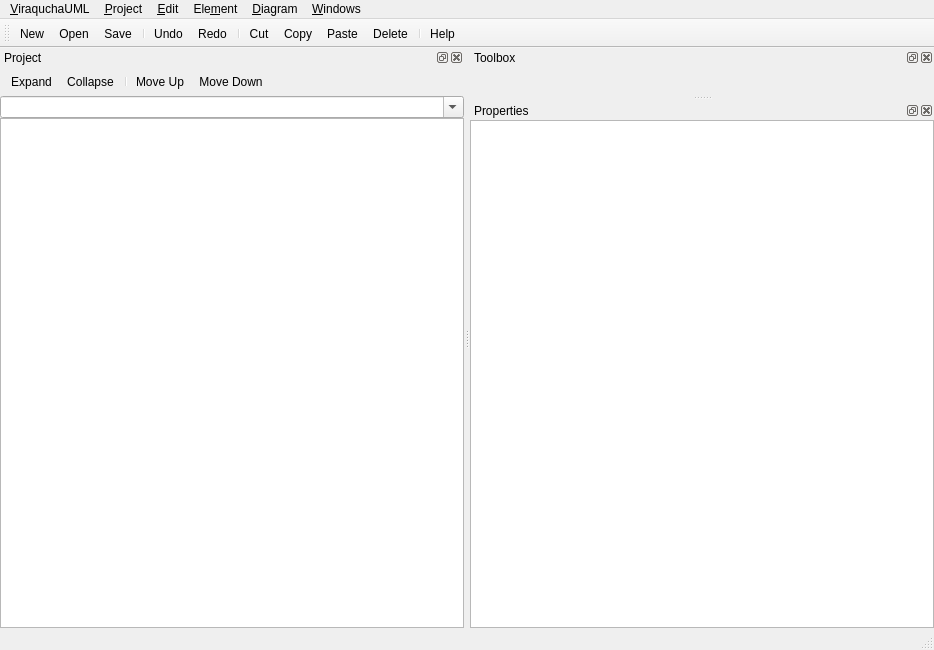
<?xml version="1.0" encoding="UTF-8"?>
<ui version="4.0">
 <class>MainWindowClass</class>
 <widget class="QMainWindow" name="MainWindowClass">
  <property name="geometry">
   <rect>
    <x>0</x>
    <y>0</y>
    <width>934</width>
    <height>650</height>
   </rect>
  </property>
  <property name="windowTitle">
   <string>ViraquchaUML</string>
  </property>
  <property name="windowIcon">
   <iconset resource="../GuiResources/GuiResources.qrc">
    <normaloff>:/images/appicon_16x16.png</normaloff>:/images/appicon_16x16.png</iconset>
  </property>
  <property name="locale">
   <locale language="English" country="UnitedKingdom"/>
  </property>
  <widget class="QTabWidget" name="centralWidget">
   <property name="tabsClosable">
    <bool>true</bool>
   </property>
   <property name="movable">
    <bool>true</bool>
   </property>
  </widget>
  <widget class="QMenuBar" name="menuBar">
   <property name="geometry">
    <rect>
     <x>0</x>
     <y>0</y>
     <width>934</width>
     <height>30</height>
    </rect>
   </property>
   <widget class="QMenu" name="menuApplication">
    <property name="locale">
     <locale language="English" country="UnitedKingdom"/>
    </property>
    <property name="title">
     <string>&amp;ViraquchaUML</string>
    </property>
    <addaction name="actionHelp"/>
    <addaction name="actionAbout"/>
    <addaction name="separator"/>
    <addaction name="actionPreferences"/>
    <addaction name="separator"/>
    <addaction name="actionExit"/>
   </widget>
   <widget class="QMenu" name="menuProject">
    <property name="locale">
     <locale language="English" country="UnitedKingdom"/>
    </property>
    <property name="title">
     <string>&amp;Project</string>
    </property>
    <addaction name="actionNew"/>
    <addaction name="separator"/>
    <addaction name="actionOpen"/>
    <addaction name="actionSave"/>
    <addaction name="actionSaveAs"/>
    <addaction name="actionClose"/>
    <addaction name="separator"/>
    <addaction name="actionImport"/>
    <addaction name="actionExport"/>
    <addaction name="separator"/>
    <addaction name="actionSettings"/>
    <addaction name="separator"/>
    <addaction name="actionRecentlyUsed"/>
   </widget>
   <widget class="QMenu" name="menuEdit">
    <property name="locale">
     <locale language="English" country="UnitedKingdom"/>
    </property>
    <property name="title">
     <string>&amp;Edit</string>
    </property>
    <addaction name="actionUndo"/>
    <addaction name="actionRedo"/>
    <addaction name="separator"/>
    <addaction name="actionCut"/>
    <addaction name="actionCopy"/>
    <addaction name="actionPaste"/>
    <addaction name="actionDelete"/>
    <addaction name="separator"/>
    <addaction name="actionProperties"/>
   </widget>
   <widget class="QMenu" name="menuDiagram">
    <property name="title">
     <string>&amp;Diagram</string>
    </property>
    <widget class="QMenu" name="menuSaveImage">
     <property name="title">
      <string>Save Image</string>
     </property>
     <addaction name="actionSaveToClipboard"/>
     <addaction name="actionSaveToFile"/>
    </widget>
    <addaction name="actionOpenDiagram"/>
    <addaction name="separator"/>
    <addaction name="actionAlign"/>
    <addaction name="separator"/>
    <addaction name="actionZoomIn"/>
    <addaction name="actionZoomOut"/>
    <addaction name="separator"/>
    <addaction name="actionShowGrid"/>
    <addaction name="separator"/>
    <addaction name="menuSaveImage"/>
   </widget>
   <widget class="QMenu" name="menuElement">
    <property name="title">
     <string>Ele&amp;ment</string>
    </property>
    <widget class="QMenu" name="menuAddElement">
     <property name="title">
      <string>Add &amp;Element</string>
     </property>
     <addaction name="actionAddClass"/>
     <addaction name="actionAddInterface"/>
     <addaction name="actionAddDatatype"/>
     <addaction name="actionAddEnumeration"/>
     <addaction name="actionAddPrimitive"/>
     <addaction name="actionAddSignal"/>
    </widget>
    <widget class="QMenu" name="menuAdd_Feature">
     <property name="title">
      <string>Add &amp;Feature</string>
     </property>
     <addaction name="actionAddAttribute"/>
     <addaction name="actionAddOperation"/>
    </widget>
    <addaction name="actionAddDiagram"/>
    <addaction name="menuAddElement"/>
    <addaction name="menuAdd_Feature"/>
    <addaction name="actionAddModel"/>
    <addaction name="actionAddPackage"/>
   </widget>
   <widget class="QMenu" name="menuWindows">
    <property name="title">
     <string>&amp;Windows</string>
    </property>
    <addaction name="actionViewProject"/>
    <addaction name="actionViewToolbox"/>
    <addaction name="actionViewProperties"/>
    <addaction name="separator"/>
    <addaction name="actionStartPage"/>
   </widget>
   <addaction name="menuApplication"/>
   <addaction name="menuProject"/>
   <addaction name="menuEdit"/>
   <addaction name="menuElement"/>
   <addaction name="menuDiagram"/>
   <addaction name="menuWindows"/>
  </widget>
  <widget class="QToolBar" name="mainToolBar">
   <property name="iconSize">
    <size>
     <width>16</width>
     <height>16</height>
    </size>
   </property>
   <property name="toolButtonStyle">
    <enum>Qt::ToolButtonIconOnly</enum>
   </property>
   <attribute name="toolBarArea">
    <enum>TopToolBarArea</enum>
   </attribute>
   <attribute name="toolBarBreak">
    <bool>false</bool>
   </attribute>
   <addaction name="actionNew"/>
   <addaction name="actionOpen"/>
   <addaction name="actionSave"/>
   <addaction name="separator"/>
   <addaction name="actionUndo"/>
   <addaction name="actionRedo"/>
   <addaction name="separator"/>
   <addaction name="actionCut"/>
   <addaction name="actionCopy"/>
   <addaction name="actionPaste"/>
   <addaction name="actionDelete"/>
   <addaction name="separator"/>
   <addaction name="actionHelp"/>
  </widget>
  <widget class="QStatusBar" name="statusBar"/>
  <widget class="QDockWidget" name="projDock">
   <property name="windowTitle">
    <string>Project</string>
   </property>
   <attribute name="dockWidgetArea">
    <number>1</number>
   </attribute>
   <widget class="QWidget" name="projDockLayout">
    <layout class="QVBoxLayout" name="verticalLayout">
     <property name="spacing">
      <number>0</number>
     </property>
     <property name="leftMargin">
      <number>0</number>
     </property>
     <property name="topMargin">
      <number>0</number>
     </property>
     <property name="rightMargin">
      <number>0</number>
     </property>
     <property name="bottomMargin">
      <number>0</number>
     </property>
     <item>
      <widget class="QToolBar" name="projToolBar">
       <property name="iconSize">
        <size>
         <width>16</width>
         <height>16</height>
        </size>
       </property>
       <addaction name="actionExpand"/>
       <addaction name="actionCollapse"/>
       <addaction name="separator"/>
       <addaction name="actionMoveUp"/>
       <addaction name="actionMoveDown"/>
      </widget>
     </item>
     <item>
      <widget class="QComboBox" name="filterCombo">
       <property name="editable">
        <bool>true</bool>
       </property>
       <property name="currentText">
        <string/>
       </property>
       <property name="frame">
        <bool>true</bool>
       </property>
      </widget>
     </item>
     <item>
      <widget class="ProjectTreeView" name="projTreeView">
       <property name="contextMenuPolicy">
        <enum>Qt::CustomContextMenu</enum>
       </property>
       <property name="headerHidden">
        <bool>true</bool>
       </property>
      </widget>
     </item>
    </layout>
   </widget>
  </widget>
  <widget class="QDockWidget" name="toolDock">
   <property name="windowTitle">
    <string>Toolbox</string>
   </property>
   <attribute name="dockWidgetArea">
    <number>2</number>
   </attribute>
   <widget class="QToolBox" name="toolBox">
    <property name="currentIndex">
     <number>-1</number>
    </property>
   </widget>
  </widget>
  <widget class="QDockWidget" name="propDock">
   <property name="windowTitle">
    <string>Properties</string>
   </property>
   <attribute name="dockWidgetArea">
    <number>2</number>
   </attribute>
   <widget class="QTreeView" name="propTable"/>
  </widget>
  <action name="actionHelp">
   <property name="icon">
    <iconset resource="../GuiResources/GuiResources.qrc">
     <normaloff>:/images/help_16x16.png</normaloff>:/images/help_16x16.png</iconset>
   </property>
   <property name="text">
    <string>Help...</string>
   </property>
   <property name="toolTip">
    <string>Show online help</string>
   </property>
   <property name="statusTip">
    <string>Show online help</string>
   </property>
  </action>
  <action name="actionAbout">
   <property name="text">
    <string>About...</string>
   </property>
   <property name="toolTip">
    <string>Shows the About dialog</string>
   </property>
   <property name="statusTip">
    <string>Show About dialog</string>
   </property>
  </action>
  <action name="actionPreferences">
   <property name="text">
    <string>Preferences...</string>
   </property>
   <property name="toolTip">
    <string>Opens the Preferences dialog</string>
   </property>
   <property name="statusTip">
    <string>Edit preferences</string>
   </property>
  </action>
  <action name="actionExit">
   <property name="icon">
    <iconset resource="../GuiResources/GuiResources.qrc">
     <normaloff>:/images/exit_16x16.png</normaloff>:/images/exit_16x16.png</iconset>
   </property>
   <property name="text">
    <string>Exit</string>
   </property>
   <property name="toolTip">
    <string>Exit ViraquchaUML</string>
   </property>
   <property name="statusTip">
    <string>Exit</string>
   </property>
  </action>
  <action name="actionNew">
   <property name="icon">
    <iconset resource="../GuiResources/GuiResources.qrc">
     <normaloff>:/images/new_16x16.png</normaloff>:/images/new_16x16.png</iconset>
   </property>
   <property name="text">
    <string>New...</string>
   </property>
   <property name="toolTip">
    <string>Create new project</string>
   </property>
   <property name="statusTip">
    <string>Create new project</string>
   </property>
   <property name="shortcut">
    <string>Ctrl+N</string>
   </property>
  </action>
  <action name="actionOpen">
   <property name="icon">
    <iconset resource="../GuiResources/GuiResources.qrc">
     <normaloff>:/images/open_16x16.png</normaloff>:/images/open_16x16.png</iconset>
   </property>
   <property name="text">
    <string>Open...</string>
   </property>
   <property name="toolTip">
    <string>Open existing project</string>
   </property>
   <property name="statusTip">
    <string>Open existing project</string>
   </property>
   <property name="shortcut">
    <string>Ctrl+O</string>
   </property>
  </action>
  <action name="actionSave">
   <property name="icon">
    <iconset resource="../GuiResources/GuiResources.qrc">
     <normaloff>:/images/save_16x16.png</normaloff>:/images/save_16x16.png</iconset>
   </property>
   <property name="text">
    <string>Save...</string>
   </property>
   <property name="toolTip">
    <string>Save currently opened project</string>
   </property>
   <property name="statusTip">
    <string>Save project</string>
   </property>
   <property name="shortcut">
    <string>Ctrl+S</string>
   </property>
  </action>
  <action name="actionSaveAs">
   <property name="text">
    <string>Save as...</string>
   </property>
   <property name="toolTip">
    <string>Saves the currently opened project under a new name</string>
   </property>
   <property name="statusTip">
    <string>Save project under new name</string>
   </property>
  </action>
  <action name="actionClose">
   <property name="icon">
    <iconset resource="../GuiResources/GuiResources.qrc">
     <normaloff>:/images/close_16x16.png</normaloff>:/images/close_16x16.png</iconset>
   </property>
   <property name="text">
    <string>Close</string>
   </property>
   <property name="toolTip">
    <string>Closes the currently opened project</string>
   </property>
   <property name="statusTip">
    <string>Close project</string>
   </property>
  </action>
  <action name="actionImport">
   <property name="text">
    <string>Import...</string>
   </property>
   <property name="toolTip">
    <string>Imports a project from XMI</string>
   </property>
   <property name="statusTip">
    <string>Import from XMI</string>
   </property>
  </action>
  <action name="actionExport">
   <property name="text">
    <string>Export...</string>
   </property>
   <property name="toolTip">
    <string>Exports the currently opened project to XMI</string>
   </property>
   <property name="statusTip">
    <string>Export to XMI</string>
   </property>
  </action>
  <action name="actionRecentlyUsed">
   <property name="text">
    <string>Recently used</string>
   </property>
  </action>
  <action name="actionUndo">
   <property name="icon">
    <iconset resource="../GuiResources/GuiResources.qrc">
     <normaloff>:/images/undo_16x16.png</normaloff>:/images/undo_16x16.png</iconset>
   </property>
   <property name="text">
    <string>Undo</string>
   </property>
   <property name="toolTip">
    <string>Undo last action</string>
   </property>
   <property name="statusTip">
    <string>Undo last action</string>
   </property>
   <property name="shortcut">
    <string>Ctrl+Z</string>
   </property>
  </action>
  <action name="actionRedo">
   <property name="icon">
    <iconset resource="../GuiResources/GuiResources.qrc">
     <normaloff>:/images/redo_16x16.png</normaloff>:/images/redo_16x16.png</iconset>
   </property>
   <property name="text">
    <string>Redo</string>
   </property>
   <property name="toolTip">
    <string>Redo last action</string>
   </property>
   <property name="statusTip">
    <string>Redo last action</string>
   </property>
   <property name="shortcut">
    <string>Ctrl+Y</string>
   </property>
  </action>
  <action name="actionCut">
   <property name="icon">
    <iconset resource="../GuiResources/GuiResources.qrc">
     <normaloff>:/images/cut_16x16.png</normaloff>:/images/cut_16x16.png</iconset>
   </property>
   <property name="text">
    <string>Cut</string>
   </property>
   <property name="toolTip">
    <string>Cut element from project tree or diagram</string>
   </property>
   <property name="statusTip">
    <string>Cut element</string>
   </property>
   <property name="shortcut">
    <string>Ctrl+X</string>
   </property>
  </action>
  <action name="actionCopy">
   <property name="icon">
    <iconset resource="../GuiResources/GuiResources.qrc">
     <normaloff>:/images/copy_16x16.png</normaloff>:/images/copy_16x16.png</iconset>
   </property>
   <property name="text">
    <string>Copy</string>
   </property>
   <property name="toolTip">
    <string>Copy element in project tree or diagram</string>
   </property>
   <property name="statusTip">
    <string>Copy element</string>
   </property>
   <property name="shortcut">
    <string>Ctrl+C</string>
   </property>
  </action>
  <action name="actionPaste">
   <property name="icon">
    <iconset resource="../GuiResources/GuiResources.qrc">
     <normaloff>:/images/paste_16x16.png</normaloff>:/images/paste_16x16.png</iconset>
   </property>
   <property name="text">
    <string>Paste</string>
   </property>
   <property name="toolTip">
    <string>Paste element into project tree or diagram</string>
   </property>
   <property name="statusTip">
    <string>Paste element</string>
   </property>
   <property name="shortcut">
    <string>Ctrl+V</string>
   </property>
  </action>
  <action name="actionDelete">
   <property name="icon">
    <iconset resource="../GuiResources/GuiResources.qrc">
     <normaloff>:/images/remove_16x16.png</normaloff>:/images/remove_16x16.png</iconset>
   </property>
   <property name="text">
    <string>Delete</string>
   </property>
   <property name="iconText">
    <string>Delete</string>
   </property>
   <property name="toolTip">
    <string>Delete element from project tree or diagram</string>
   </property>
   <property name="statusTip">
    <string>Delete element</string>
   </property>
   <property name="shortcut">
    <string>Del</string>
   </property>
  </action>
  <action name="actionProperties">
   <property name="icon">
    <iconset resource="../GuiResources/GuiResources.qrc">
     <normaloff>:/images/edit_16x16.png</normaloff>:/images/edit_16x16.png</iconset>
   </property>
   <property name="text">
    <string>Properties...</string>
   </property>
   <property name="toolTip">
    <string>Opens the Properties dialog for a selected element for editing</string>
   </property>
   <property name="statusTip">
    <string>Edit element properties</string>
   </property>
  </action>
  <action name="actionViewProject">
   <property name="checkable">
    <bool>true</bool>
   </property>
   <property name="checked">
    <bool>true</bool>
   </property>
   <property name="text">
    <string>Project</string>
   </property>
  </action>
  <action name="actionViewToolbox">
   <property name="checkable">
    <bool>true</bool>
   </property>
   <property name="checked">
    <bool>true</bool>
   </property>
   <property name="text">
    <string>Toolbox</string>
   </property>
  </action>
  <action name="actionViewProperties">
   <property name="checkable">
    <bool>true</bool>
   </property>
   <property name="checked">
    <bool>true</bool>
   </property>
   <property name="text">
    <string>Properties</string>
   </property>
  </action>
  <action name="actionAlign">
   <property name="text">
    <string>Align</string>
   </property>
  </action>
  <action name="actionZoomIn">
   <property name="text">
    <string>Zoom in</string>
   </property>
   <property name="shortcut">
    <string>+</string>
   </property>
  </action>
  <action name="actionMoveUp">
   <property name="icon">
    <iconset resource="../GuiResources/GuiResources.qrc">
     <normaloff>:/images/moveup_16x16.png</normaloff>:/images/moveup_16x16.png</iconset>
   </property>
   <property name="text">
    <string>Move Up</string>
   </property>
   <property name="toolTip">
    <string>Move selected element up</string>
   </property>
  </action>
  <action name="actionMoveDown">
   <property name="icon">
    <iconset resource="../GuiResources/GuiResources.qrc">
     <normaloff>:/images/movedown_16x16.png</normaloff>:/images/movedown_16x16.png</iconset>
   </property>
   <property name="text">
    <string>Move Down</string>
   </property>
   <property name="toolTip">
    <string>Move selected element down</string>
   </property>
  </action>
  <action name="actionExpand">
   <property name="icon">
    <iconset resource="../GuiResources/GuiResources.qrc">
     <normaloff>:/images/expand_16x16.png</normaloff>:/images/expand_16x16.png</iconset>
   </property>
   <property name="text">
    <string>Expand</string>
   </property>
   <property name="toolTip">
    <string>Expand selected element</string>
   </property>
  </action>
  <action name="actionCollapse">
   <property name="icon">
    <iconset resource="../GuiResources/GuiResources.qrc">
     <normaloff>:/images/collapse_16x16.png</normaloff>:/images/collapse_16x16.png</iconset>
   </property>
   <property name="text">
    <string>Collapse</string>
   </property>
   <property name="toolTip">
    <string>Collapse selected element</string>
   </property>
  </action>
  <action name="actionAddClass">
   <property name="icon">
    <iconset resource="../GuiResources/GuiResources.qrc">
     <normaloff>:/images/class_16x16.png</normaloff>:/images/class_16x16.png</iconset>
   </property>
   <property name="text">
    <string>Class</string>
   </property>
   <property name="toolTip">
    <string>Add new class to the project</string>
   </property>
   <property name="statusTip">
    <string>Add new Class</string>
   </property>
  </action>
  <action name="actionAddInterface">
   <property name="icon">
    <iconset resource="../GuiResources/GuiResources.qrc">
     <normaloff>:/images/interface_16x16.png</normaloff>:/images/interface_16x16.png</iconset>
   </property>
   <property name="text">
    <string>Interface</string>
   </property>
   <property name="toolTip">
    <string>Add new interface to the project</string>
   </property>
   <property name="statusTip">
    <string>Add new Interface</string>
   </property>
  </action>
  <action name="actionAddDatatype">
   <property name="icon">
    <iconset resource="../GuiResources/GuiResources.qrc">
     <normaloff>:/images/datatype_16x16.png</normaloff>:/images/datatype_16x16.png</iconset>
   </property>
   <property name="text">
    <string>Data Type</string>
   </property>
   <property name="toolTip">
    <string>Add new data type to the project</string>
   </property>
   <property name="statusTip">
    <string>Add new Data Type</string>
   </property>
  </action>
  <action name="actionAddEnumeration">
   <property name="icon">
    <iconset resource="../GuiResources/GuiResources.qrc">
     <normaloff>:/images/enum_16x16.png</normaloff>:/images/enum_16x16.png</iconset>
   </property>
   <property name="text">
    <string>Enumeration</string>
   </property>
   <property name="iconText">
    <string>Adds a classifier of type Enumeration to the project</string>
   </property>
   <property name="toolTip">
    <string>Add new enumeration to the project</string>
   </property>
  </action>
  <action name="actionAddPrimitive">
   <property name="icon">
    <iconset resource="../GuiResources/GuiResources.qrc">
     <normaloff>:/images/primitivetype_16x16.png</normaloff>:/images/primitivetype_16x16.png</iconset>
   </property>
   <property name="text">
    <string>Primitive</string>
   </property>
   <property name="toolTip">
    <string>Add new primitive type to the project</string>
   </property>
   <property name="statusTip">
    <string>Add new Primitive</string>
   </property>
  </action>
  <action name="actionAddSignal">
   <property name="icon">
    <iconset resource="../GuiResources/GuiResources.qrc">
     <normaloff>:/images/signal_16x16.png</normaloff>:/images/signal_16x16.png</iconset>
   </property>
   <property name="text">
    <string>Signal</string>
   </property>
   <property name="toolTip">
    <string>Add new signal to the project</string>
   </property>
   <property name="statusTip">
    <string>Add new Signal</string>
   </property>
  </action>
  <action name="actionAddDiagram">
   <property name="icon">
    <iconset resource="../GuiResources/GuiResources.qrc">
     <normaloff>:/images/diagram_16x16.png</normaloff>:/images/diagram_16x16.png</iconset>
   </property>
   <property name="text">
    <string>Add &amp; Diagram...</string>
   </property>
   <property name="toolTip">
    <string>Add new diagram to the project</string>
   </property>
   <property name="statusTip">
    <string>Add new diagram</string>
   </property>
  </action>
  <action name="actionAddPackage">
   <property name="icon">
    <iconset resource="../GuiResources/GuiResources.qrc">
     <normaloff>:/images/package_16x16.png</normaloff>:/images/package_16x16.png</iconset>
   </property>
   <property name="text">
    <string>Add &amp;Package</string>
   </property>
   <property name="toolTip">
    <string>Add new package to the project</string>
   </property>
   <property name="statusTip">
    <string>Add new Package</string>
   </property>
  </action>
  <action name="actionCopy2Clipboard">
   <property name="text">
    <string>Copy to Clipboard</string>
   </property>
  </action>
  <action name="actionOpenDiagram">
   <property name="text">
    <string>&amp;Open</string>
   </property>
   <property name="toolTip">
    <string>Opens a diagram</string>
   </property>
   <property name="statusTip">
    <string>Open diagram</string>
   </property>
  </action>
  <action name="actionAddModel">
   <property name="icon">
    <iconset resource="../GuiResources/GuiResources.qrc">
     <normaloff>:/images/model_16x16.png</normaloff>:/images/model_16x16.png</iconset>
   </property>
   <property name="text">
    <string>Add &amp;Model</string>
   </property>
   <property name="toolTip">
    <string>Add new model to the project</string>
   </property>
   <property name="statusTip">
    <string>Add new Model</string>
   </property>
  </action>
  <action name="actionAddAttribute">
   <property name="icon">
    <iconset resource="../GuiResources/GuiResources.qrc">
     <normaloff>:/images/attribute_16x16.png</normaloff>:/images/attribute_16x16.png</iconset>
   </property>
   <property name="text">
    <string>&amp;Attribute</string>
   </property>
   <property name="toolTip">
    <string>Add new attribute to a classifier</string>
   </property>
   <property name="statusTip">
    <string>Add new Attribute</string>
   </property>
  </action>
  <action name="actionAddOperation">
   <property name="icon">
    <iconset resource="../GuiResources/GuiResources.qrc">
     <normaloff>:/images/operation_16x16.png</normaloff>:/images/operation_16x16.png</iconset>
   </property>
   <property name="text">
    <string>&amp;Operation</string>
   </property>
   <property name="toolTip">
    <string>Add new operation to a classifier</string>
   </property>
   <property name="statusTip">
    <string>Add new Operation</string>
   </property>
  </action>
  <action name="actionStartPage">
   <property name="checkable">
    <bool>true</bool>
   </property>
   <property name="checked">
    <bool>true</bool>
   </property>
   <property name="text">
    <string>Start Page</string>
   </property>
   <property name="toolTip">
    <string>Shows or hides the Start Page</string>
   </property>
   <property name="statusTip">
    <string>Show Start Page</string>
   </property>
  </action>
  <action name="actionSaveToFile">
   <property name="text">
    <string>To File...</string>
   </property>
   <property name="toolTip">
    <string>Saves an image of a diagram to a file</string>
   </property>
   <property name="statusTip">
    <string>Save image to file</string>
   </property>
  </action>
  <action name="actionSaveToClipboard">
   <property name="text">
    <string>To Clipboard</string>
   </property>
   <property name="toolTip">
    <string>Saves an image of a diagram to Clipboard</string>
   </property>
   <property name="statusTip">
    <string>Save image to clipboard</string>
   </property>
  </action>
  <action name="actionShowGrid">
   <property name="checkable">
    <bool>true</bool>
   </property>
   <property name="checked">
    <bool>true</bool>
   </property>
   <property name="text">
    <string>Show Grid</string>
   </property>
   <property name="toolTip">
    <string>Shows or hides a grid in the diagrams</string>
   </property>
   <property name="statusTip">
    <string>Show grid in diagrams</string>
   </property>
  </action>
  <action name="actionZoomOut">
   <property name="text">
    <string>Zoom out</string>
   </property>
   <property name="shortcut">
    <string>-</string>
   </property>
  </action>
  <action name="actionSettings">
   <property name="text">
    <string>Settings...</string>
   </property>
   <property name="toolTip">
    <string>Opens the Project Settings dialog for editing</string>
   </property>
   <property name="statusTip">
    <string>Edit project settings</string>
   </property>
  </action>
 </widget>
 <layoutdefault spacing="6" margin="11"/>
 <customwidgets>
  <customwidget>
   <class>ProjectTreeView</class>
   <extends>QTreeView</extends>
   <header>ProjectTreeView.h</header>
  </customwidget>
 </customwidgets>
 <resources>
  <include location="../GuiResources/GuiResources.qrc"/>
 </resources>
 <connections>
  <connection>
   <sender>actionExit</sender>
   <signal>triggered()</signal>
   <receiver>MainWindowClass</receiver>
   <slot>close()</slot>
   <hints>
    <hint type="sourcelabel">
     <x>-1</x>
     <y>-1</y>
    </hint>
    <hint type="destinationlabel">
     <x>613</x>
     <y>367</y>
    </hint>
   </hints>
  </connection>
 </connections>
</ui>
